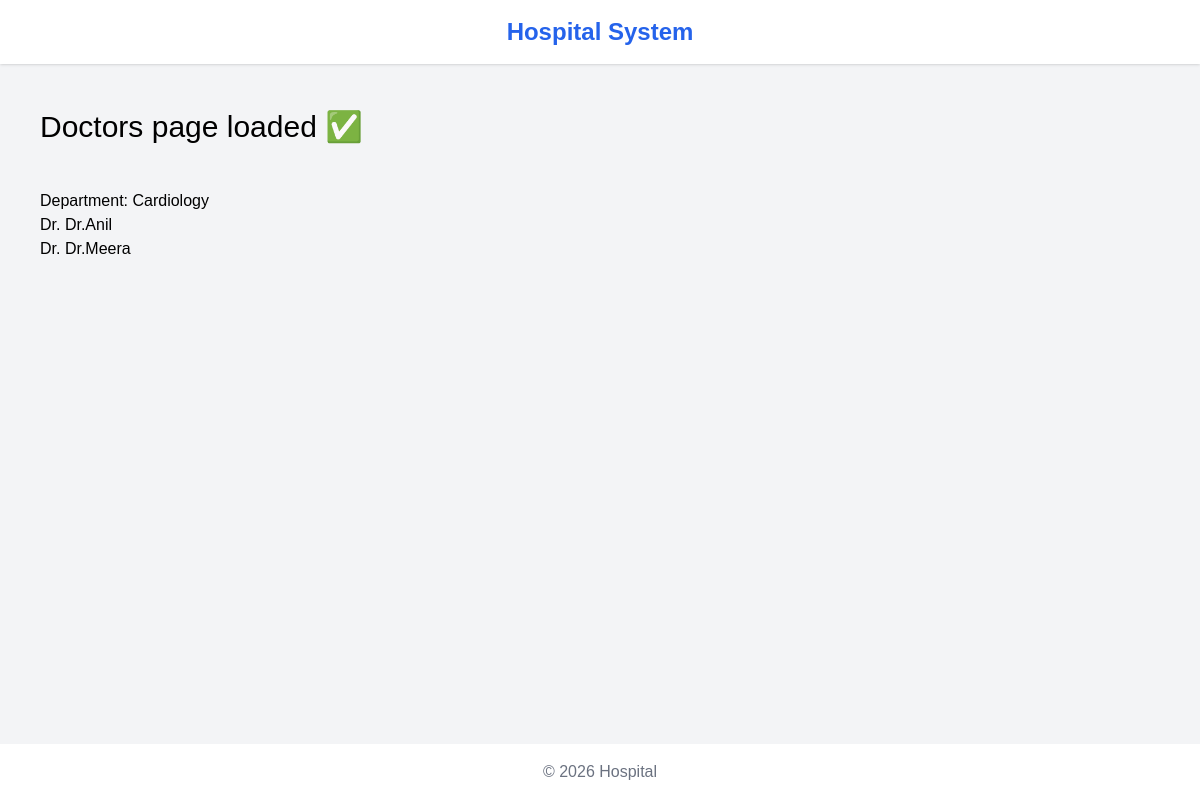
Page /department/9/doctors/ on the committed database.
### hospital/models.py (models this page shows, shortened)
class Department(models.Model):
    name = models.CharField(max_length=100)
    description=models.TextField(blank=True, null=True)
    head_of_department=models.CharField(max_length=100,blank=True,null=True)
    established_year=models.IntegerField(blank=True,null=True)
    icon = models.CharField(max_length=50, blank=True)
    color = models.CharField(max_length=20, blank=True)

class Doctor(models.Model):
    name = models.CharField(max_length=100)
    department = models.ForeignKey(
                 Department,
                 on_delete=models.SET_NULL,
                 null=True,
                 blank=True
)

### hospital/views.py (the view)
# urls.py: path('department/<int:dept_id>/doctors/', views.department_doctors, name='department_doctors'),
def department_doctors(request, dept_id):
    department = get_object_or_404(Department, id=dept_id)
    doctors = Doctor.objects.filter(department=department)
    return render(request, 'hospital/department_doctors.html', {
        'department': department,
        'doctors': doctors
    })

### hospital/templates/hospital/department_doctors.html
{% extends 'hospital/base.html' %}
{% block content %}
<h1 style="padding:40px; font-size:30px;">
    Doctors page loaded ✅
</h1>
<p style="padding-left:40px;">
    Department: {{ department.name }}
</p>
{% for doctor in doctors %}
    <p style="padding-left:40px;">
        Dr. {{ doctor.name }}
    </p>
{% empty %}
    <p style="padding-left:40px;">
        No doctors found
    </p>
{% endfor %}
{% endblock %}

### hospital/static/style.css (style rules this page uses)
body { background-color:#f8f9fa; font-family:Arial, sans-serif; }

### rows in the picture
Department: name "Cardiology"
Doctor: name "Dr.Anil"
Doctor: name "Dr.Meera"
